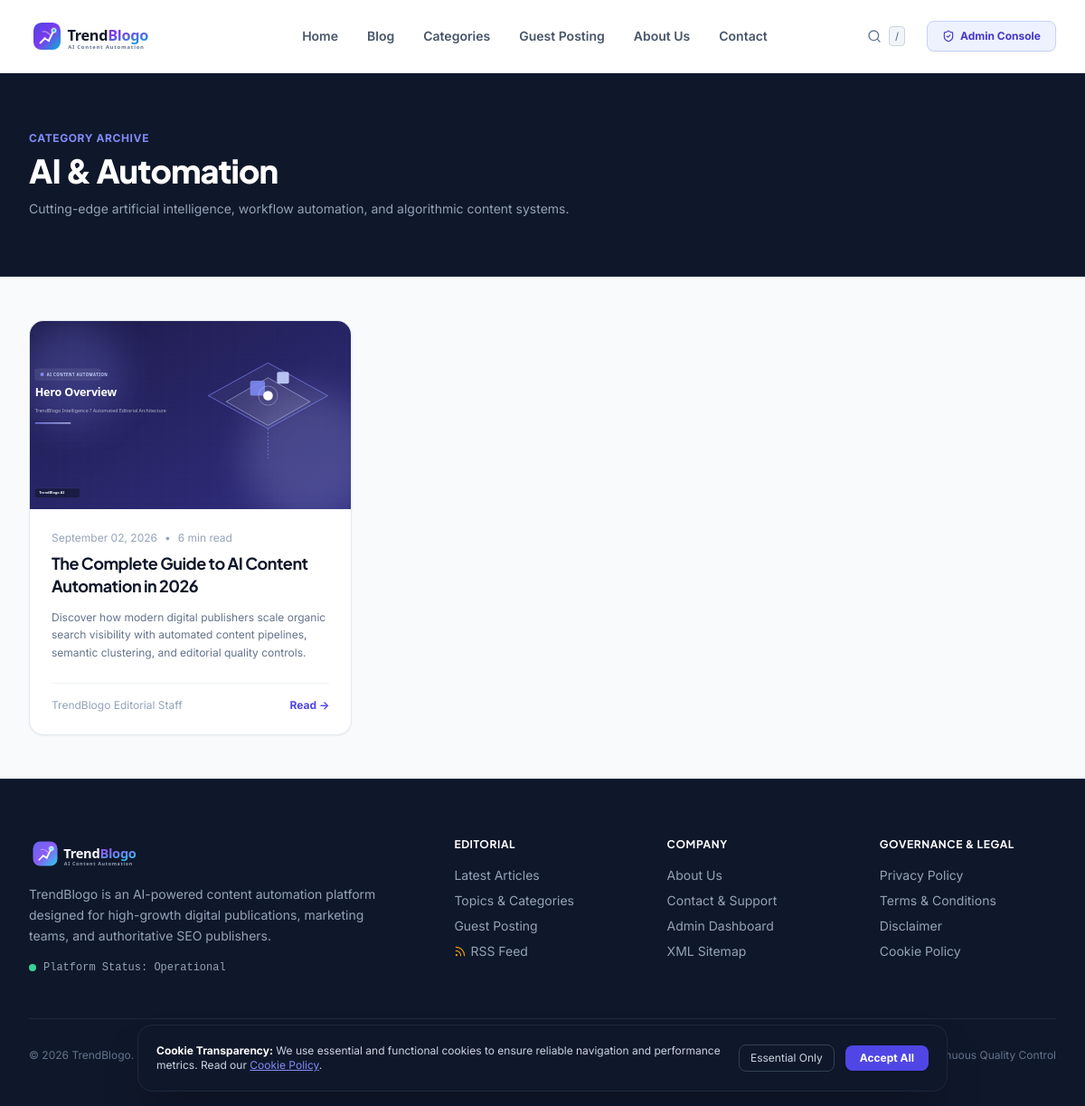
/category/ai-and-automation, run on an earlier commit of the app's database.
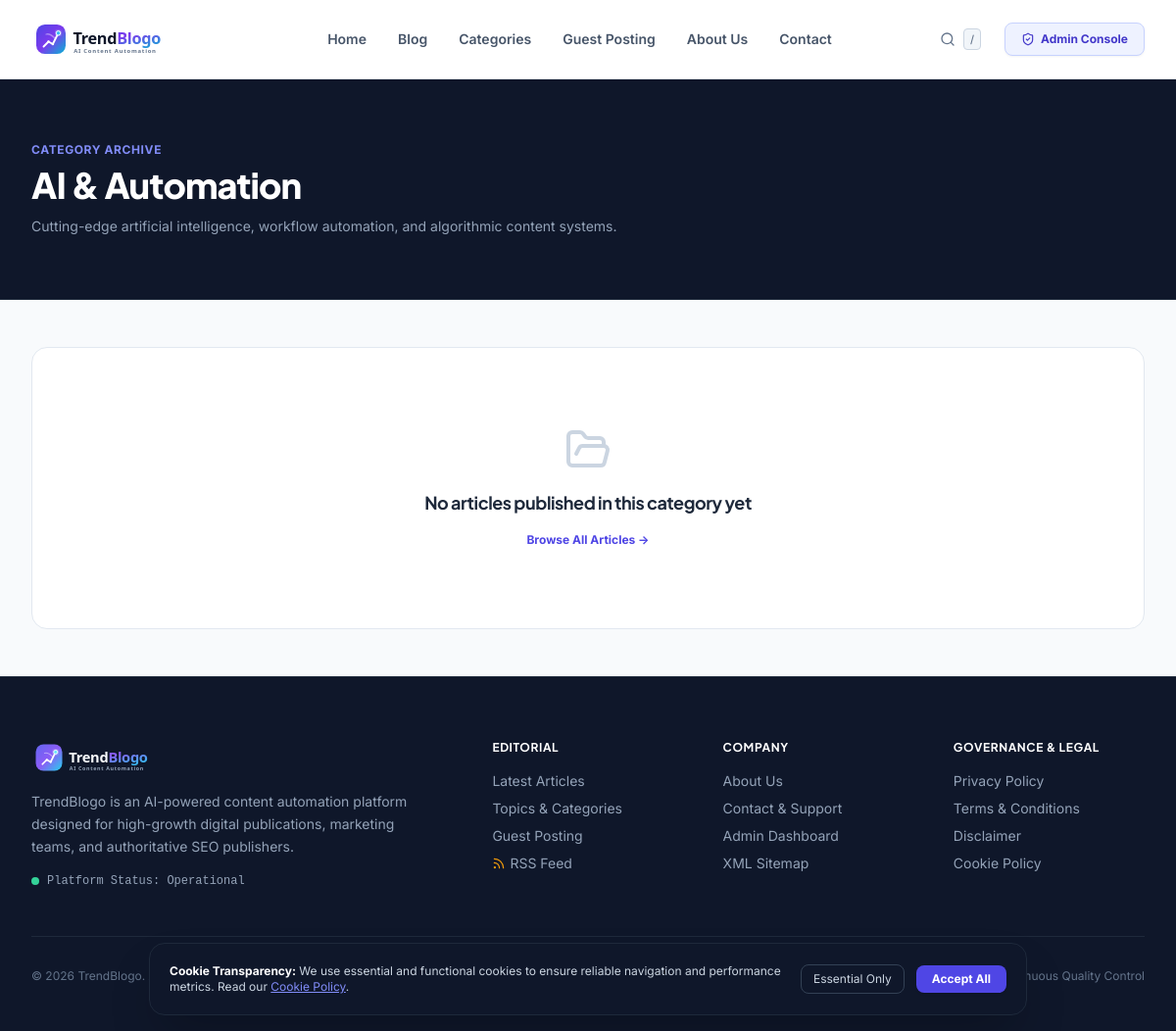
And on a later commit of the database.
### app/models/article.py (models this page shows)
class Article(Base):
    __tablename__ = "articles"
    id = Column(Integer, primary_key=True, index=True)
    title = Column(String(255), nullable=False)
    slug = Column(String(255), unique=True, index=True, nullable=False)
    primary_keyword = Column(String(150), index=True, nullable=False)
    secondary_keywords = Column(Text, nullable=True)
    search_intent = Column(String(50), default="informational")
    template_type = Column(String(50), default="ultimate_guide")
    summary = Column(Text, nullable=True)
    content = Column(Text, nullable=False)  # Markdown format
    html_content = Column(Text, nullable=True)  # Rendered HTML
    featured_image = Column(String(255), nullable=False)
    featured_image_alt = Column(String(255), nullable=False)
    featured_image_caption = Column(String(255), nullable=True)
    image_1_url = Column(String(255), nullable=True)
    image_1_alt = Column(String(255), nullable=True)
    image_1_caption = Column(String(255), nullable=True)
    image_2_url = Column(String(255), nullable=True)
    image_2_alt = Column(String(255), nullable=True)
    image_2_caption = Column(String(255), nullable=True)
    image_3_url = Column(String(255), nullable=True)
    image_3_alt = Column(String(255), nullable=True)
    image_3_caption = Column(String(255), nullable=True)
    category_id = Column(Integer, ForeignKey("categories.id", ondelete="SET NULL"), nullable=True)
    author_name = Column(String(100), default="Editorial Team")
    status = Column(String(30), default="published", index=True)  # draft, published, scheduled
    scheduled_at = Column(DateTime, nullable=True)
    published_at = Column(DateTime, default=datetime.utcnow, index=True)
    created_at = Column(DateTime, default=datetime.utcnow)
    updated_at = Column(DateTime, default=datetime.utcnow, onupdate=datetime.utcnow)
    word_count = Column(Integer, default=0)
    reading_time = Column(Integer, default=5)  # minutes
    view_count = Column(Integer, default=0)
    seo_title = Column(String(150), nullable=True)
    meta_description = Column(String(320), nullable=True)
    canonical_url = Column(String(255), nullable=True)
    og_title = Column(String(150), nullable=True)
    og_description = Column(String(320), nullable=True)
    schema_json = Column(Text, nullable=True)
    quality_score = Column(Float, default=95.0)
    quality_report = Column(Text, nullable=True)  # JSON string
    category = relationship("Category", back_populates="articles")
    tags = relationship("ArticleTag", back_populates="article", cascade="all, delete-orphan")
    internal_links_out = relationship("InternalLink", foreign_keys="InternalLink.source_article_id", cascade="all, delete-orphan")
    external_links = relationship("ExternalLink", cascade="all, delete-orphan")

### app/routes/public.py (the view)
@router.get("/category/{slug}", response_class=HTMLResponse)
def category_detail(slug: str, request: Request, page: int = Query(1, ge=1), db: Session = Depends(get_db)):
    category = db.query(Category).filter(Category.slug == slug).first()
    if not category:
        raise HTTPException(status_code=404, detail="Category not found")
    ctx = get_common_context(db, request)
    query = db.query(Article).filter(Article.category_id == category.id, Article.status == "published").order_by(desc(Article.published_at))
    total = query.count()
    per_page = 9
    total_pages = max(1, (total + per_page - 1) // per_page)
    articles = query.offset((page - 1) * per_page).limit(per_page).all()
    ctx.update({
        "category": category,
        "articles": articles,
        "page": page,
        "total_pages": total_pages,
        "total_count": total,
        "title": f"{category.name} Articles | TrendBlogo",
        "meta_desc": category.description or f"Discover top-tier articles and guides on {category.name} published on TrendBlogo."
    })
    return templates.TemplateResponse(request=request, name="blog/category.html", context=ctx)

### app/templates/blog/category.html
{% extends "base.html" %}
{% block content %}
<div class="bg-slate-900 py-16 text-white border-b border-slate-800">
  <div class="max-w-7xl mx-auto px-4 sm:px-6 lg:px-8">
    <div class="max-w-2xl">
      <div class="text-xs font-bold text-indigo-400 uppercase tracking-wider mb-2">Category Archive</div>
      <h1 class="text-4xl font-extrabold tracking-tight mb-3">{{ category.name }}</h1>
      <p class="text-slate-400 text-sm">{{ category.description or "Comprehensive articles and tactical guides." }}</p>
    </div>
  </div>
</div>
<div class="max-w-7xl mx-auto px-4 sm:px-6 lg:px-8 py-12">
  {% if articles and articles|length > 0 %}
  <div class="grid grid-cols-1 md:grid-cols-3 gap-8">
    {% for article in articles %}
    <article class="bg-white rounded-2xl overflow-hidden border border-slate-200/90 shadow-sm hover:shadow-xl transition duration-200 flex flex-col glow-card">
      <a href="/blog/{{ article.slug }}" class="relative h-52 w-full overflow-hidden bg-slate-100 block">
        <img src="{{ article.featured_image }}" alt="{{ article.featured_image_alt }}" class="w-full h-full object-cover">
      </a>
      <div class="p-6 flex-1 flex flex-col justify-between">
        <div>
          <div class="flex items-center space-x-2 text-xs text-slate-400 mb-2">
            <span>{{ article.published_at.strftime("%B %d, %Y") if article.published_at else "Recently" }}</span>
            <span>&bull;</span>
            <span>{{ article.reading_time }} min read</span>
          </div>
          <h2 class="text-lg font-bold text-slate-900 hover:text-indigo-600 transition line-clamp-2 leading-snug mb-3">
            <a href="/blog/{{ article.slug }}">{{ article.title }}</a>
          </h2>
          <p class="text-xs text-slate-500 line-clamp-3 leading-relaxed">
            {{ article.summary }}
          </p>
        </div>
        <div class="mt-6 pt-4 border-t border-slate-100 flex items-center justify-between text-xs">
          <span class="text-slate-400">{{ article.author_name or "Editorial Team" }}</span>
          <a href="/blog/{{ article.slug }}" class="font-bold text-indigo-600 hover:text-indigo-700">Read &rarr;</a>
        </div>
      </div>
    </article>
    {% endfor %}
  </div>
  {% else %}
  <div class="text-center py-20 bg-white rounded-2xl border border-slate-200">
    <i data-lucide="folder-open" class="w-12 h-12 text-slate-300 mx-auto mb-4"></i>
    <h3 class="text-lg font-bold text-slate-800">No articles published in this category yet</h3>
    <a href="/blog" class="inline-block mt-4 text-xs font-bold text-indigo-600">Browse All Articles &rarr;</a>
  </div>
  {% endif %}
</div>
{% endblock %}

What changed in the data, as far as the page shows it:
removed Article: featured_image (picture), published_at "September 02, 2026", reading_time "6", title "The Complete Guide to AI Content Automation in 2026", summary "Discover how modern digital publishers scale organic search visibility with automated content pipelines, semantic clustering, and editorial quality controls.", author_name "TrendBlogo Editorial Staff"
Also different on the page:
text now shown: "No articles published in this category yet Browse All Articles →"
